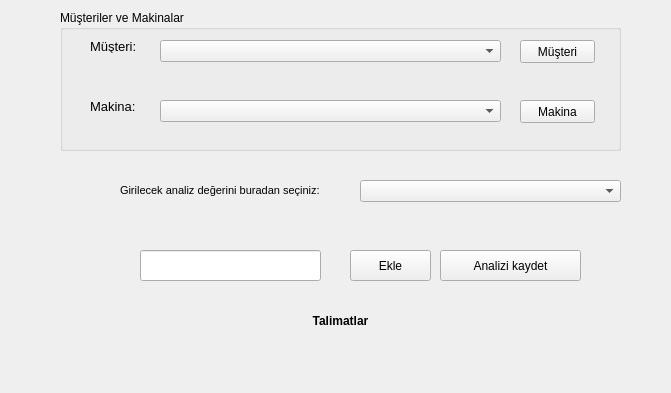
<?xml version="1.0" encoding="UTF-8"?>
<ui version="4.0">
 <class>AnalizEkleme</class>
 <widget class="QWidget" name="AnalizEkleme">
  <property name="geometry">
   <rect>
    <x>0</x>
    <y>0</y>
    <width>671</width>
    <height>393</height>
   </rect>
  </property>
  <property name="windowTitle">
   <string>Form</string>
  </property>
  <widget class="QLabel" name="lbl_talimat">
   <property name="geometry">
    <rect>
     <x>40</x>
     <y>300</y>
     <width>601</width>
     <height>41</height>
    </rect>
   </property>
   <property name="font">
    <font>
     <pointsize>9</pointsize>
     <weight>75</weight>
     <bold>true</bold>
    </font>
   </property>
   <property name="text">
    <string>Talimatlar</string>
   </property>
   <property name="alignment">
    <set>Qt::AlignCenter</set>
   </property>
  </widget>
  <widget class="QComboBox" name="cmbBoxAnalizBaslik">
   <property name="geometry">
    <rect>
     <x>360</x>
     <y>180</y>
     <width>261</width>
     <height>22</height>
    </rect>
   </property>
  </widget>
  <widget class="QLineEdit" name="ln_degerGiris">
   <property name="geometry">
    <rect>
     <x>140</x>
     <y>250</y>
     <width>181</width>
     <height>31</height>
    </rect>
   </property>
   <property name="alignment">
    <set>Qt::AlignCenter</set>
   </property>
  </widget>
  <widget class="QLabel" name="lbl_direktif">
   <property name="geometry">
    <rect>
     <x>120</x>
     <y>180</y>
     <width>201</width>
     <height>20</height>
    </rect>
   </property>
   <property name="font">
    <font>
     <pointsize>8</pointsize>
    </font>
   </property>
   <property name="lineWidth">
    <number>1</number>
   </property>
   <property name="text">
    <string>Girilecek analiz değerini buradan seçiniz:</string>
   </property>
   <property name="textFormat">
    <enum>Qt::MarkdownText</enum>
   </property>
  </widget>
  <widget class="QGroupBox" name="groupBox">
   <property name="geometry">
    <rect>
     <x>60</x>
     <y>10</y>
     <width>561</width>
     <height>141</height>
    </rect>
   </property>
   <property name="title">
    <string>Müşteriler ve Makinalar</string>
   </property>
   <widget class="QComboBox" name="cmbBoxMakina">
    <property name="geometry">
     <rect>
      <x>100</x>
      <y>90</y>
      <width>341</width>
      <height>22</height>
     </rect>
    </property>
   </widget>
   <widget class="QLabel" name="lbl_makina">
    <property name="geometry">
     <rect>
      <x>30</x>
      <y>90</y>
      <width>47</width>
      <height>13</height>
     </rect>
    </property>
    <property name="font">
     <font>
      <pointsize>10</pointsize>
     </font>
    </property>
    <property name="text">
     <string>Makina:</string>
    </property>
   </widget>
   <widget class="QLabel" name="lbl_musteri">
    <property name="geometry">
     <rect>
      <x>30</x>
      <y>30</y>
      <width>47</width>
      <height>13</height>
     </rect>
    </property>
    <property name="font">
     <font>
      <pointsize>10</pointsize>
     </font>
    </property>
    <property name="lineWidth">
     <number>1</number>
    </property>
    <property name="text">
     <string>Müşteri:</string>
    </property>
    <property name="textFormat">
     <enum>Qt::MarkdownText</enum>
    </property>
   </widget>
   <widget class="QComboBox" name="cmbBoxMusteri">
    <property name="geometry">
     <rect>
      <x>100</x>
      <y>30</y>
      <width>341</width>
      <height>22</height>
     </rect>
    </property>
   </widget>
   <widget class="QPushButton" name="btnSecimMusteri">
    <property name="geometry">
     <rect>
      <x>460</x>
      <y>30</y>
      <width>75</width>
      <height>23</height>
     </rect>
    </property>
    <property name="text">
     <string>Müşteri</string>
    </property>
   </widget>
   <widget class="QPushButton" name="btnSecimMakina">
    <property name="geometry">
     <rect>
      <x>460</x>
      <y>90</y>
      <width>75</width>
      <height>23</height>
     </rect>
    </property>
    <property name="text">
     <string>Makina</string>
    </property>
   </widget>
  </widget>
  <widget class="QPushButton" name="btnEkle">
   <property name="geometry">
    <rect>
     <x>350</x>
     <y>250</y>
     <width>81</width>
     <height>31</height>
    </rect>
   </property>
   <property name="autoFillBackground">
    <bool>true</bool>
   </property>
   <property name="text">
    <string>Ekle</string>
   </property>
  </widget>
  <widget class="QPushButton" name="btnKaydet">
   <property name="geometry">
    <rect>
     <x>440</x>
     <y>250</y>
     <width>141</width>
     <height>31</height>
    </rect>
   </property>
   <property name="text">
    <string>Analizi kaydet</string>
   </property>
  </widget>
 </widget>
 <resources/>
 <connections/>
</ui>
